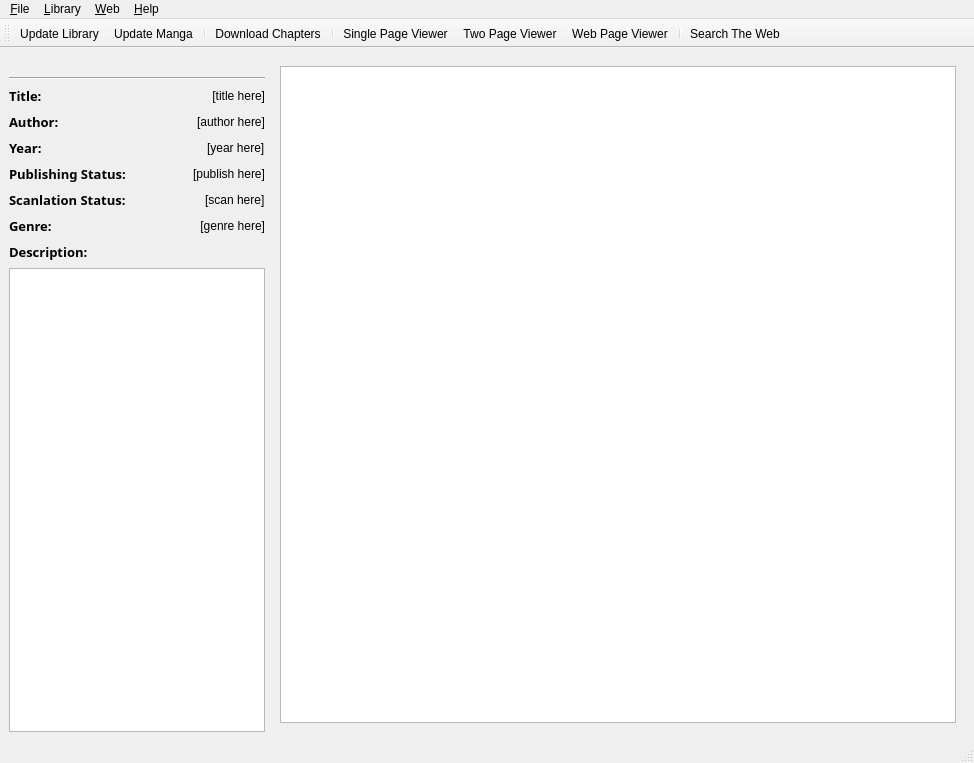
<?xml version="1.0" encoding="UTF-8"?>
<ui version="4.0">
 <class>MainWindow</class>
 <widget class="QMainWindow" name="MainWindow">
  <property name="geometry">
   <rect>
    <x>0</x>
    <y>0</y>
    <width>974</width>
    <height>763</height>
   </rect>
  </property>
  <property name="windowTitle">
   <string>MainWindow</string>
  </property>
  <widget class="QWidget" name="centralwidget">
   <layout class="QHBoxLayout" name="horizontalLayout">
    <item>
     <widget class="QSplitter" name="splitter">
      <property name="sizePolicy">
       <sizepolicy hsizetype="Expanding" vsizetype="Expanding">
        <horstretch>0</horstretch>
        <verstretch>0</verstretch>
       </sizepolicy>
      </property>
      <property name="minimumSize">
       <size>
        <width>0</width>
        <height>0</height>
       </size>
      </property>
      <property name="orientation">
       <enum>Qt::Horizontal</enum>
      </property>
      <property name="opaqueResize">
       <bool>true</bool>
      </property>
      <property name="handleWidth">
       <number>5</number>
      </property>
      <widget class="QWidget" name="widget" native="true">
       <property name="sizePolicy">
        <sizepolicy hsizetype="Preferred" vsizetype="Preferred">
         <horstretch>1</horstretch>
         <verstretch>0</verstretch>
        </sizepolicy>
       </property>
       <layout class="QVBoxLayout" name="verticalLayout">
        <item>
         <widget class="QLabel" name="cover_label">
          <property name="text">
           <string/>
          </property>
          <property name="scaledContents">
           <bool>false</bool>
          </property>
          <property name="alignment">
           <set>Qt::AlignHCenter|Qt::AlignTop</set>
          </property>
         </widget>
        </item>
        <item>
         <widget class="Line" name="line">
          <property name="orientation">
           <enum>Qt::Horizontal</enum>
          </property>
         </widget>
        </item>
        <item>
         <layout class="QHBoxLayout" name="title_hlayout">
          <item>
           <widget class="QLabel" name="label_2">
            <property name="font">
             <font>
              <family>Arial Black</family>
              <pointsize>10</pointsize>
              <weight>75</weight>
              <bold>true</bold>
             </font>
            </property>
            <property name="text">
             <string>Title:</string>
            </property>
           </widget>
          </item>
          <item>
           <spacer name="horizontalSpacer">
            <property name="orientation">
             <enum>Qt::Horizontal</enum>
            </property>
            <property name="sizeHint" stdset="0">
             <size>
              <width>40</width>
              <height>20</height>
             </size>
            </property>
           </spacer>
          </item>
          <item>
           <widget class="QLabel" name="label_title">
            <property name="text">
             <string>[title here]</string>
            </property>
            <property name="alignment">
             <set>Qt::AlignRight|Qt::AlignTrailing|Qt::AlignVCenter</set>
            </property>
            <property name="wordWrap">
             <bool>true</bool>
            </property>
           </widget>
          </item>
         </layout>
        </item>
        <item>
         <layout class="QHBoxLayout" name="author_hlayout">
          <item>
           <widget class="QLabel" name="author_title">
            <property name="font">
             <font>
              <family>Arial Black</family>
              <pointsize>10</pointsize>
              <weight>75</weight>
              <bold>true</bold>
             </font>
            </property>
            <property name="text">
             <string>Author:</string>
            </property>
           </widget>
          </item>
          <item>
           <spacer name="horizontalSpacer_2">
            <property name="orientation">
             <enum>Qt::Horizontal</enum>
            </property>
            <property name="sizeHint" stdset="0">
             <size>
              <width>40</width>
              <height>20</height>
             </size>
            </property>
           </spacer>
          </item>
          <item>
           <widget class="QLabel" name="label_author">
            <property name="text">
             <string>[author here]</string>
            </property>
           </widget>
          </item>
         </layout>
        </item>
        <item>
         <layout class="QHBoxLayout" name="year_hlayout">
          <item>
           <widget class="QLabel" name="year_title">
            <property name="font">
             <font>
              <family>Arial Black</family>
              <pointsize>10</pointsize>
              <weight>75</weight>
              <bold>true</bold>
             </font>
            </property>
            <property name="text">
             <string>Year:</string>
            </property>
           </widget>
          </item>
          <item>
           <spacer name="horizontalSpacer_3">
            <property name="orientation">
             <enum>Qt::Horizontal</enum>
            </property>
            <property name="sizeHint" stdset="0">
             <size>
              <width>40</width>
              <height>20</height>
             </size>
            </property>
           </spacer>
          </item>
          <item>
           <widget class="QLabel" name="label_year">
            <property name="text">
             <string>[year here]</string>
            </property>
           </widget>
          </item>
         </layout>
        </item>
        <item>
         <layout class="QHBoxLayout" name="publish_hlayout">
          <item>
           <widget class="QLabel" name="publish_title">
            <property name="font">
             <font>
              <family>Arial Black</family>
              <pointsize>10</pointsize>
              <weight>75</weight>
              <bold>true</bold>
             </font>
            </property>
            <property name="text">
             <string>Publishing Status:</string>
            </property>
           </widget>
          </item>
          <item>
           <spacer name="horizontalSpacer_5">
            <property name="orientation">
             <enum>Qt::Horizontal</enum>
            </property>
            <property name="sizeHint" stdset="0">
             <size>
              <width>40</width>
              <height>20</height>
             </size>
            </property>
           </spacer>
          </item>
          <item>
           <widget class="QLabel" name="label_publish">
            <property name="text">
             <string>[publish here]</string>
            </property>
           </widget>
          </item>
         </layout>
        </item>
        <item>
         <layout class="QHBoxLayout" name="scan_hlayout">
          <item>
           <widget class="QLabel" name="scan_title">
            <property name="font">
             <font>
              <family>Arial Black</family>
              <pointsize>10</pointsize>
              <weight>75</weight>
              <bold>true</bold>
             </font>
            </property>
            <property name="text">
             <string>Scanlation Status:</string>
            </property>
           </widget>
          </item>
          <item>
           <spacer name="horizontalSpacer_6">
            <property name="orientation">
             <enum>Qt::Horizontal</enum>
            </property>
            <property name="sizeHint" stdset="0">
             <size>
              <width>40</width>
              <height>20</height>
             </size>
            </property>
           </spacer>
          </item>
          <item>
           <widget class="QLabel" name="label_scan">
            <property name="text">
             <string>[scan here]</string>
            </property>
           </widget>
          </item>
         </layout>
        </item>
        <item>
         <layout class="QHBoxLayout" name="genre_hlayout">
          <item>
           <widget class="QLabel" name="genre_title">
            <property name="font">
             <font>
              <family>Arial Black</family>
              <pointsize>10</pointsize>
              <weight>75</weight>
              <bold>true</bold>
             </font>
            </property>
            <property name="text">
             <string>Genre:</string>
            </property>
           </widget>
          </item>
          <item>
           <spacer name="horizontalSpacer_4">
            <property name="orientation">
             <enum>Qt::Horizontal</enum>
            </property>
            <property name="sizeHint" stdset="0">
             <size>
              <width>40</width>
              <height>20</height>
             </size>
            </property>
           </spacer>
          </item>
          <item>
           <widget class="QLabel" name="label_genre">
            <property name="text">
             <string>[genre here]</string>
            </property>
            <property name="alignment">
             <set>Qt::AlignRight|Qt::AlignTrailing|Qt::AlignVCenter</set>
            </property>
           </widget>
          </item>
         </layout>
        </item>
        <item>
         <layout class="QHBoxLayout" name="description_hlayout">
          <item>
           <widget class="QLabel" name="description_title">
            <property name="font">
             <font>
              <family>Arial Black</family>
              <pointsize>10</pointsize>
              <weight>75</weight>
              <bold>true</bold>
             </font>
            </property>
            <property name="text">
             <string>Description:</string>
            </property>
           </widget>
          </item>
          <item>
           <spacer name="horizontalSpacer_7">
            <property name="orientation">
             <enum>Qt::Horizontal</enum>
            </property>
            <property name="sizeHint" stdset="0">
             <size>
              <width>40</width>
              <height>20</height>
             </size>
            </property>
           </spacer>
          </item>
         </layout>
        </item>
        <item>
         <widget class="QTextBrowser" name="description_box">
          <property name="sizePolicy">
           <sizepolicy hsizetype="Expanding" vsizetype="Expanding">
            <horstretch>0</horstretch>
            <verstretch>0</verstretch>
           </sizepolicy>
          </property>
          <property name="font">
           <font>
            <family>Tahoma</family>
            <pointsize>9</pointsize>
           </font>
          </property>
         </widget>
        </item>
       </layout>
      </widget>
     </widget>
    </item>
    <item>
     <widget class="QStackedWidget" name="stacked">
      <property name="sizePolicy">
       <sizepolicy hsizetype="Preferred" vsizetype="Preferred">
        <horstretch>10</horstretch>
        <verstretch>0</verstretch>
       </sizepolicy>
      </property>
      <property name="autoFillBackground">
       <bool>false</bool>
      </property>
      <property name="currentIndex">
       <number>0</number>
      </property>
      <widget class="QWidget" name="manga_page">
       <layout class="QGridLayout" name="gridLayout">
        <item row="0" column="0">
         <widget class="QListWidget" name="manga_list"/>
        </item>
       </layout>
      </widget>
      <widget class="QWidget" name="chapter_page">
       <layout class="QGridLayout" name="gridLayout_2">
        <item row="1" column="0">
         <widget class="QTableView" name="chapter_table"/>
        </item>
        <item row="0" column="0">
         <widget class="QPushButton" name="btn_back_manga_list">
          <property name="text">
           <string>Back To Manga List</string>
          </property>
         </widget>
        </item>
       </layout>
      </widget>
     </widget>
    </item>
   </layout>
  </widget>
  <widget class="QMenuBar" name="menubar">
   <property name="geometry">
    <rect>
     <x>0</x>
     <y>0</y>
     <width>974</width>
     <height>21</height>
    </rect>
   </property>
   <widget class="QMenu" name="menuFile">
    <property name="title">
     <string>&amp;File</string>
    </property>
    <addaction name="action_exit"/>
   </widget>
   <widget class="QMenu" name="menuLibrary">
    <property name="title">
     <string>&amp;Library</string>
    </property>
    <widget class="QMenu" name="menuRead_Chapter">
     <property name="title">
      <string>Read Chapter</string>
     </property>
     <addaction name="action_single_page_viewer"/>
     <addaction name="action_two_page_viewer"/>
     <addaction name="action_web_viewer"/>
    </widget>
    <widget class="QMenu" name="menuAdd_Manga">
     <property name="title">
      <string>Add Manga</string>
     </property>
     <addaction name="action_add_from_url"/>
    </widget>
    <addaction name="menuAdd_Manga"/>
    <addaction name="separator"/>
    <addaction name="action_update_manga"/>
    <addaction name="action_update_library"/>
    <addaction name="separator"/>
    <addaction name="menuRead_Chapter"/>
    <addaction name="separator"/>
    <addaction name="action_set_selected_chapter_read"/>
    <addaction name="separator"/>
    <addaction name="action_download_chapters"/>
   </widget>
   <widget class="QMenu" name="menuWeb">
    <property name="title">
     <string>&amp;Web</string>
    </property>
    <addaction name="action_search_web"/>
   </widget>
   <widget class="QMenu" name="menuHelp">
    <property name="title">
     <string>&amp;Help</string>
    </property>
   </widget>
   <addaction name="menuFile"/>
   <addaction name="menuLibrary"/>
   <addaction name="menuWeb"/>
   <addaction name="menuHelp"/>
  </widget>
  <widget class="QStatusBar" name="statusbar"/>
  <widget class="QToolBar" name="toolBar">
   <property name="windowTitle">
    <string>toolBar</string>
   </property>
   <attribute name="toolBarArea">
    <enum>TopToolBarArea</enum>
   </attribute>
   <attribute name="toolBarBreak">
    <bool>false</bool>
   </attribute>
   <addaction name="action_update_library"/>
   <addaction name="action_update_manga"/>
   <addaction name="separator"/>
   <addaction name="action_download_chapters"/>
   <addaction name="separator"/>
   <addaction name="action_single_page_viewer"/>
   <addaction name="action_two_page_viewer"/>
   <addaction name="action_web_viewer"/>
   <addaction name="separator"/>
   <addaction name="action_search_web"/>
  </widget>
  <action name="action_exit">
   <property name="text">
    <string>Exit</string>
   </property>
  </action>
  <action name="action_update_library">
   <property name="icon">
    <iconset resource="main_window.qrc">
     <normaloff>:/read_chapter/icons/update_library.png</normaloff>:/read_chapter/icons/update_library.png</iconset>
   </property>
   <property name="text">
    <string>Update Library</string>
   </property>
  </action>
  <action name="action_search_web">
   <property name="icon">
    <iconset resource="main_window.qrc">
     <normaloff>:/read_chapter/icons/search_web.png</normaloff>:/read_chapter/icons/search_web.png</iconset>
   </property>
   <property name="text">
    <string>Search The Web</string>
   </property>
  </action>
  <action name="action_single_page_viewer">
   <property name="icon">
    <iconset resource="main_window.qrc">
     <normaloff>:/read_chapter/icons/read_chapter.png</normaloff>:/read_chapter/icons/read_chapter.png</iconset>
   </property>
   <property name="text">
    <string>Single Page Viewer</string>
   </property>
  </action>
  <action name="action_two_page_viewer">
   <property name="icon">
    <iconset resource="main_window.qrc">
     <normaloff>:/read_chapter/icons/read_two_page.png</normaloff>:/read_chapter/icons/read_two_page.png</iconset>
   </property>
   <property name="text">
    <string>Two Page Viewer</string>
   </property>
  </action>
  <action name="action_web_viewer">
   <property name="icon">
    <iconset resource="main_window.qrc">
     <normaloff>:/read_chapter/icons/web_view.png</normaloff>:/read_chapter/icons/web_view.png</iconset>
   </property>
   <property name="text">
    <string>Web Page Viewer</string>
   </property>
  </action>
  <action name="action_update_manga">
   <property name="icon">
    <iconset resource="main_window.qrc">
     <normaloff>:/read_chapter/icons/update.png</normaloff>:/read_chapter/icons/update.png</iconset>
   </property>
   <property name="text">
    <string>Update Manga</string>
   </property>
  </action>
  <action name="action_add_from_url">
   <property name="text">
    <string>Add From Url</string>
   </property>
  </action>
  <action name="action_download_chapters">
   <property name="icon">
    <iconset resource="main_window.qrc">
     <normaloff>:/read_chapter/icons/download.ico</normaloff>:/read_chapter/icons/download.ico</iconset>
   </property>
   <property name="text">
    <string>Download Chapters</string>
   </property>
  </action>
  <action name="action_set_selected_chapter_read">
   <property name="text">
    <string>Set Selected Chapter As Read</string>
   </property>
  </action>
 </widget>
 <resources>
  <include location="main_window.qrc"/>
 </resources>
 <connections/>
</ui>
